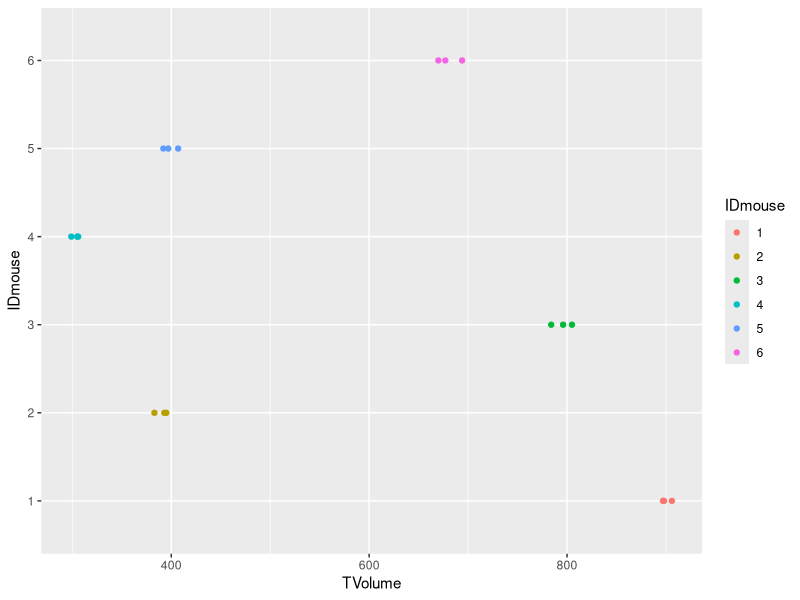
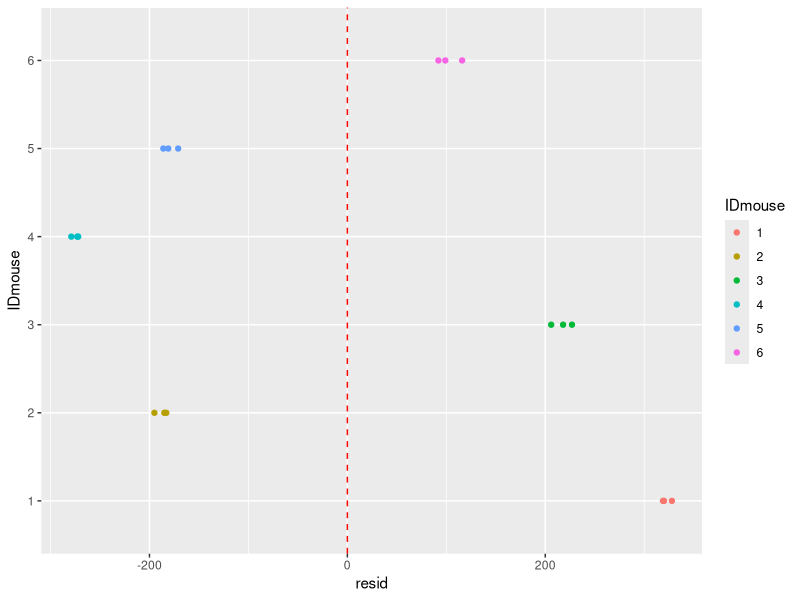
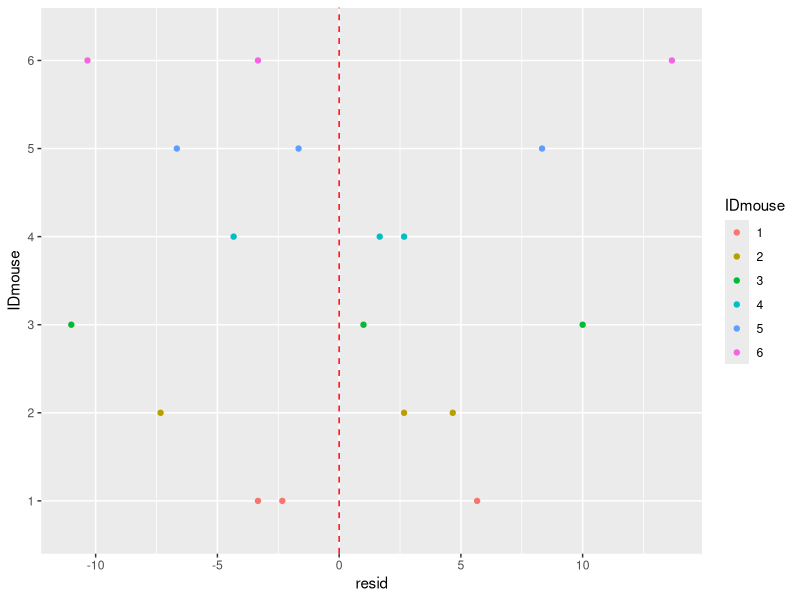
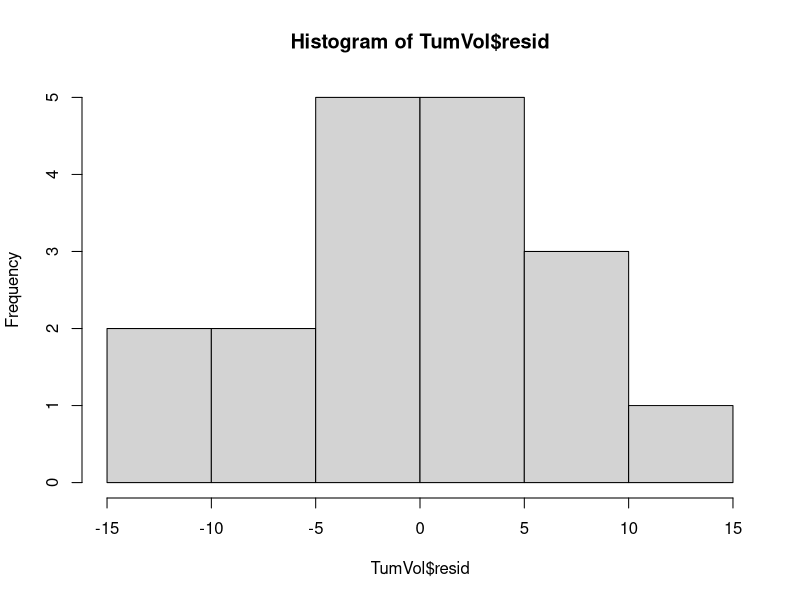
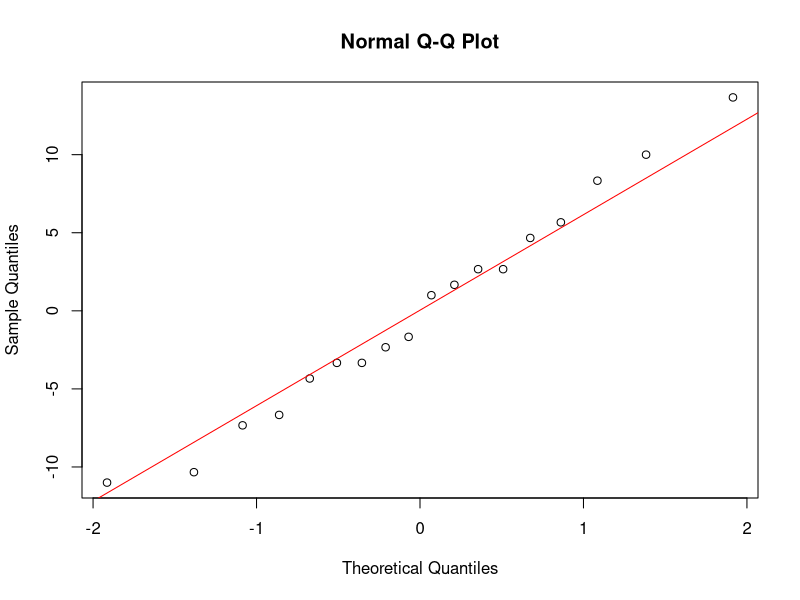
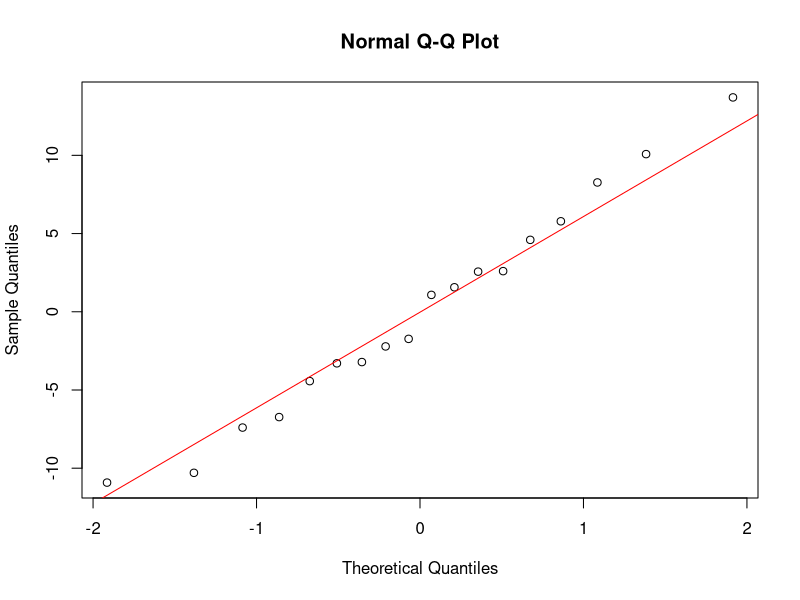
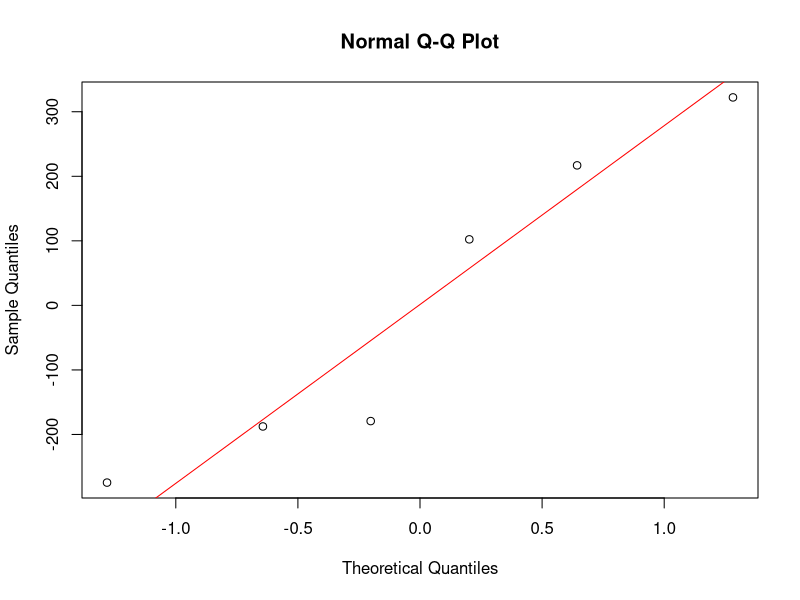
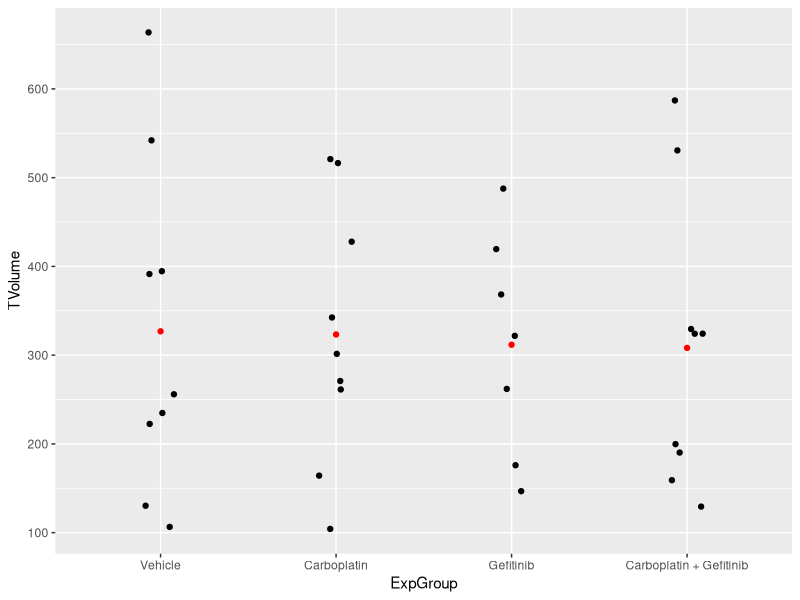

Here is the R script that generated these plots, in order:
## ---- chunk 1
knitr::opts_chunk$set(message = FALSE, warning = FALSE, echo = TRUE, eval=TRUE)
## ---- chunk 2
# install.packages("nlme")  # Install the nlme package
library(nlme)               # Load the nlme package
library(tidyverse)            # Load the ggplot2 package
## ---- chunk 3
TumVol = read.csv("data/TumVol.csv") # Load the TumVol dataset
TumVol                               # Display the dataset
## ---- chunk 4
TumVol %>% 
  mutate(IDmouse = factor(IDmouse)) %>%
  ggplot(aes(x = TVolume, y = IDmouse, colour = IDmouse)) +
  geom_point() 
## ---- chunk 5
fitModel1 <- lm(TVolume ~ 1, data=TumVol)
summary(fitModel1)
## ---- chunk 6
TumVol$resid <- resid(fitModel1)
TumVol %>% 
  mutate(IDmouse = factor(IDmouse)) %>%
  ggplot(aes(x = resid, y = IDmouse, colour = IDmouse)) +
  geom_point() +
  geom_vline(xintercept = 0, linetype = "dashed", color = "red")
## ---- chunk 7
TumVol$IDmouse <- factor(TumVol$IDmouse, ordered = FALSE, levels = c(1,2,3,4,5,6)) # IDmouse as categorical variable
fitModel2 <- lm(TVolume ~ IDmouse, data=TumVol)
summary(fitModel2)
## ---- chunk 8
TumVol$resid <- resid(fitModel2)
TumVol %>% 
  mutate(IDmouse = factor(IDmouse)) %>%
  ggplot(aes(x = resid, y = IDmouse, colour = IDmouse)) +
  geom_point() +
  geom_vline(xintercept = 0, linetype = "dashed", color = "red")

## ---- chunk 9
bartlett.test(resid ~ IDmouse, data = TumVol) # Bartlett’s homoscedasticity test
## ---- chunk 10
# Overall
hist(TumVol$resid)
## ---- chunk 11
qqnorm(TumVol$resid); qqline(TumVol$resid, col="red") # Q-Q plot 
## ---- chunk 12
shapiro.test(TumVol$resid) # Shapiro-Wilk normality test
## ---- chunk 13
anova(fitModel1, fitModel2) # ANOVA test
## ---- chunk 14
fitModel3 <- lme(TVolume ~ 1, random = ~1|IDmouse, data=TumVol)
summary(fitModel3)
## ---- chunk 15
rndEffects <- ranef(fitModel3)
rndEffects <- rndEffects$'(Intercept)'
rndEffects
## ---- chunk 16
TumVol$resid <- resid(fitModel3)
qqnorm(TumVol$resid); qqline(TumVol$resid, col="red") # Q-Q plot 
shapiro.test(TumVol$resid) # Shapiro-Wilk normality test
bartlett.test(resid ~ IDmouse, data = TumVol) # Bartlett’s homoscedasticity test

qqnorm(rndEffects); qqline(rndEffects, col="red") # Q-Q plot 
shapiro.test(rndEffects) # Shapiro-Wilk normality test
summary(rndEffects) # Random effects mean around zero
## ---- chunk 17
TGCdSet = read.csv("data/TGCdSet.csv") # Load the TGCdSet dataset
head(TGCdSet)               # Display the first lines of the dataset
# Data management
TGCdSet$IDmouse <- factor(TGCdSet$IDmouse, ordered = FALSE) # Categorical variable
TGCdSet$ExpGroup <- factor(TGCdSet$ExpGroup, ordered = FALSE, levels = c("Vehicle", "Carboplatin","Gefitinib","Carboplatin + Gefitinib")) # Categorical variable
## ---- chunk 18
### Graphical checks
dBaseSet = subset(TGCdSet, time == 0)

ggplot(dBaseSet, aes(x=ExpGroup, y=TVolume)) + 
  geom_jitter(position=position_jitter(0.1)) +
  stat_summary(aes(x=ExpGroup, y=TVolume), fun = mean, colour="red", geom="point")

### Formal tools: hypothesis testing
kruskal.test(TVolume ~ ExpGroup, data = dBaseSet) # Kruskal-Wallis Rank Sum test
anovaTest = aov(TVolume ~ ExpGroup, data = dBaseSet) # ANOVA test
summary(anovaTest)
## ---- chunk 19
p <- ggplot(data=TGCdSet, aes(x=time, y=TVolume, group=IDmouse)) +
  geom_line( linetype = "solid",color="black") + 
  stat_summary( fun = mean, colour="red", geom="line", group=1)

p + 
  facet_grid(. ~ ExpGroup)
## ---- chunk 20
TGCdSet$TVlog = log(TGCdSet$TVolume)

p <- ggplot(data=TGCdSet, aes(x=time, y=TVlog, group=IDmouse)) +
  geom_line( linetype = "solid",color="black") + 
  stat_summary( fun = mean, colour="red", geom="line", group=1)
p + 
  facet_grid(. ~ ExpGroup)
## ---- chunk 21
fitModel0 <- lme(TVlog ~ time + time:ExpGroup, 
                 random= ~1|IDmouse,  
                 method="REML", data = TGCdSet)
## ---- chunk 22
### Checking different slope by mouse
fitModel1 <- lme(TVlog ~ time + time:ExpGroup, 
                         random= ~1+time|IDmouse,  
                         method="REML", data = TGCdSet)
anova(fitModel1,fitModel0)
### Checking different intercept by experimental group
fitModel0ml <- lme(TVlog ~ time + time:ExpGroup, 
                           random= ~1+time|IDmouse,  
                           method="ML", data = TGCdSet)
fitModel1ml <- lme(TVlog ~ ExpGroup + time + time:ExpGroup, 
                           random= ~1+time|IDmouse,  
                           method="ML", data = TGCdSet)
anova(fitModel1ml,fitModel0ml)
## ---- chunk 23
### Checking a quadratic term for the time variable, overall and by experimental group
TGCdSet$time2 = (TGCdSet$time)^2
fitModel0ml <- lme(TVlog ~ time + time:ExpGroup, 
                           random= ~1+time|IDmouse,  
                           method="ML", data = TGCdSet)
fitModel2ml <- lme(TVlog ~ time + time2 + time:ExpGroup, 
                           random= ~1+time|IDmouse,  
                           method="ML", data = TGCdSet)
fitModel3ml <- lme(TVlog ~ time + time2 + (time+time2):ExpGroup, 
                           random= ~1+time|IDmouse,  
                           method="ML", data = TGCdSet)
anova(fitModel2ml,fitModel0ml)
anova(fitModel3ml,fitModel0ml)
## ---- chunk 24
fitModel3 <- lme(TVlog ~ time + time2 + (time+time2):ExpGroup, 
                         random= ~1+time|IDmouse,  
                         method="REML", data = TGCdSet)
TGCdSet$resid <- resid(fitModel3) # Raw residuals
TGCdSet$fitted <- fitted(fitModel3) # Fitted values
## ---- chunk 25
ggplot(data=TGCdSet, aes(x= fitted, y=resid), group=IDmouse) +
  geom_point() + 
  geom_hline(yintercept=0, linetype="dashed", color = "blue") +
  labs(title = "Residuals by fitted value", x = "Fitted values", y = "Residuals")

ggplot(data=TGCdSet, aes(x= time, y=resid), group=IDmouse) +
  geom_point() + 
  geom_hline(yintercept=0, linetype="dashed", color = "blue") +
  labs(title = "Residuals by time", x = "Time", y = "Residuals") +
  stat_summary(aes(y=resid, group=1), fun = mean, colour="red", geom="line", group=1)


ggplot(data=TGCdSet, aes(x= time, y=resid), group=IDmouse) +
  geom_point() + 
  geom_hline(yintercept=0, linetype="dashed", color = "blue") +
  labs(title = "Residuals by time and experimental group", x = "Time", y = "Residuals") +
  stat_summary(aes(y=resid, group=1), fun = mean, colour="red", geom="line", group=1) + facet_grid(. ~ ExpGroup)

bartlett.test(resid ~ ExpGroup, data = TGCdSet) # Bartlett’s homoscedasticity test


ggplot(data=TGCdSet, aes(x= IDmouse, y=resid), group=IDmouse) +
  geom_point() + 
  geom_hline(yintercept=0, linetype="dashed", color = "blue") + 
  labs(title = "Residuals by mouse", x = "Mouse", y = "Residuals") +
  stat_summary(aes(y=resid), fun = mean, colour="red", geom="point", size=3)

ggplot(data=TGCdSet, aes(x= IDmouse, y=resid), group=IDmouse) +
  geom_point() + 
  geom_hline(yintercept=0, linetype="dashed", color = "blue") + 
  labs(title = "Residuals by mouse and time", x = "Mouse", y = "Residuals") +
  stat_summary(aes(y=resid), fun = mean, colour="red", geom="point", size=3) + facet_grid(. ~ ExpGroup)
## ---- chunk 26
### Checking a quadratic term for the time variable, overall and by experimental group
fitModel3 <- lme(TVlog ~ time + time2 + (time+time2):ExpGroup, 
                         random= ~1+time|IDmouse,  
                         method="REML", data = TGCdSet)
fitModel4 <- lme(TVlog ~ time + time2 + (time+time2):ExpGroup, 
                         random= ~1+time|IDmouse, weights = varIdent(form = ~1|ExpGroup),
                         method="REML", data = TGCdSet)
anova(fitModel4,fitModel3)
## ---- chunk 27
fitModel <- lme(TVlog ~ time + time2 + (time+time2):ExpGroup, 
                        random= ~1+time|IDmouse, weights = varIdent(form = ~1|ExpGroup), 
                        method="REML", data = TGCdSet)
## ---- chunk 28
summary(fitModel)
## ---- chunk 29
mTest = matrix(0, nrow = 2, ncol = 9)
# Synergy on the linear term
mTest[1,4] <- -1
mTest[1,5] <- -1
mTest[1,6] <- 1
# Synergy on the quadratic term
mTest[2,7] <- -1
mTest[2,8] <- -1
mTest[2,9] <- 1
mTest
## ---- chunk 30
anova(fitModel, L=mTest)
# If ANOVA test with a F statistic (the gold standard test) could not be performed because the "between-" and "within-" variability is not clearly defined, you have other two options:
# 1. LRT with maximum likelihood estimator.
# 2. Wald test with a chi-square statistic:
#    library(multcomp)
#    glhtOutput <- glht(fitModel, linfct=mTest)
#    summary(glhtOutput, test = Chisqtest()) # Wald test
## ---- chunk 31
# Step n.1) parameters estimates are extracted from the model
fixedEffects <- as.numeric(fixef(fitModel))

# Step n.2) the point "vehicle group after 14 days" is identified by a design matrix
designMatrix <- matrix(0,nrow = 1, ncol = 9)
designMatrix[1,1] = 1
designMatrix[1,2] = 14
designMatrix[1,3] = 14^2

# Step n.3) point estimates and variance are calculated on log scale
pointEst = designMatrix %*% fixedEffects # point estimate on log scale
mVarCov <- as.matrix(vcov(fitModel)) # variance-covariance matrix on log scale
VarEst = designMatrix %*% mVarCov %*% t(designMatrix) # variance estimate on log scale

# Step n.4) 95% CI are calculated on log scale
low95CI = pointEst - sqrt(VarEst) * qnorm(0.975) # lower 95% CI in log scale
upp95CI = pointEst + sqrt(VarEst) * qnorm(0.975) # upper 95% CI in log scale

# Step n.5) point estimates and 95% CI are calculated on natural scale
pointEst = exp(pointEst)
low95CI = exp(low95CI)
upp95CI = exp(upp95CI)

c(pointEst,low95CI,upp95CI) # print
## ---- chunk 32
fitSens <- lme(TVlog ~ time + time2 + (time+time2):ExpGroup, 
                        random= ~1+time|IDmouse, weights = varIdent(form = ~1|ExpGroup), correlation = corCAR1(form = ~time|IDmouse),
                        method="REML", data = TGCdSet)
summary(fitSens)
## ---- chunk 33
anova(fitSens,fitModel)
## ---- chunk 34
anova(fitSens, L=mTest)
